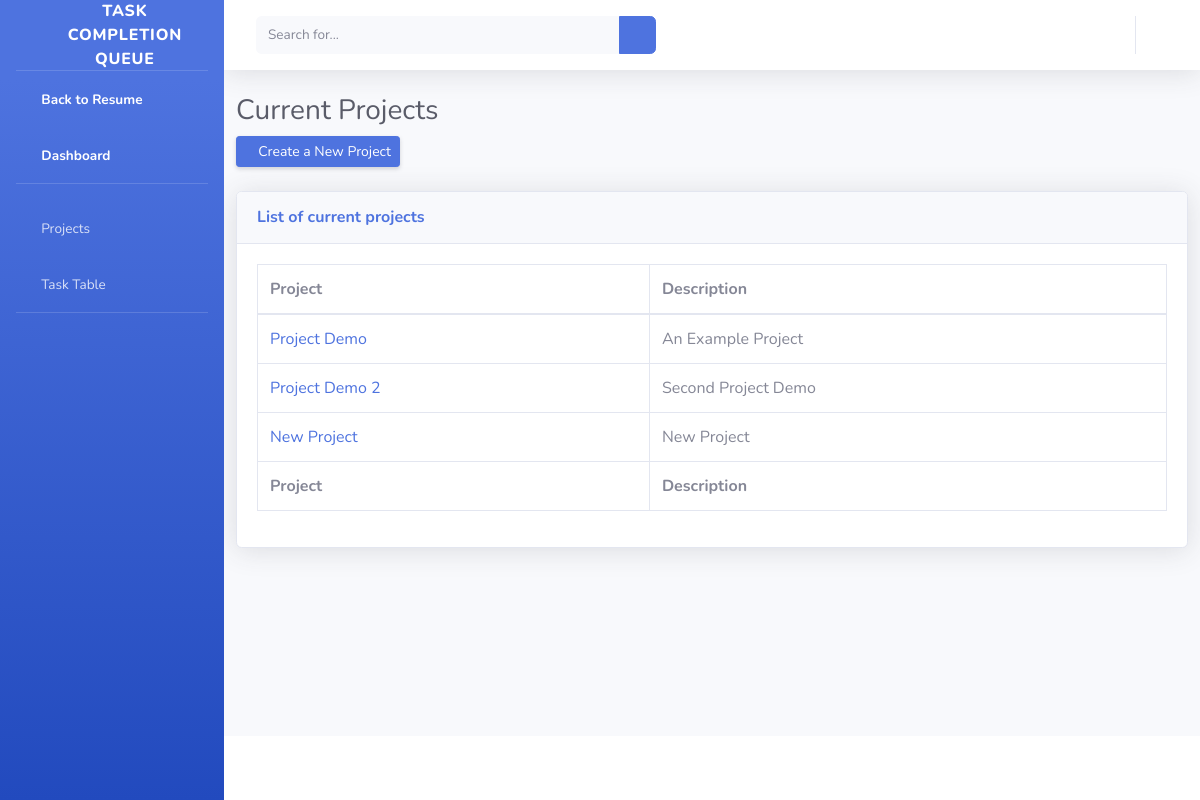
/tracker/projects/, run on the app's committed database.
### bugtracker/models.py (models this page shows, shortened)
class MyProjects(models.Model):
    title = models.CharField(max_length=30)
    description = models.CharField(max_length=140)

### bugtracker/views.py (the view)
# urls.py: path('projects/', ProjectListView.as_view(), name='projects'),
class ProjectListView(ListView):
    model = MyProjects
    template_name = 'bugtracker/projects.html'
    context_object_name = 'projects'

### bugtracker/templates/bugtracker/projects.html
{% extends "bugtracker/base.html" %}
{% load static %}
{% block content %}
<div class="container-fluid">
    <h1 class="h3 mb-2 text-gray-800">Current Projects</h1>
    <p class="mb-4"> <a href="{% url 'project-create' %}" class="d-none d-sm-inline-block btn btn-sm btn-primary shadow-sm"><i class="fas fa-download fa-sm text-white-50"></i> Create a New Project </a></p>
    <div class="card shadow mb-4">
      <div class="card-header py-3">
        <h6 class="m-0 font-weight-bold text-primary">List of current projects</h6>
      </div>
      <div class="card-body">
        <div class="table-responsive">
          <table class="table table-bordered" id="dataTable" width="100%" cellspacing="0">
            <thead>
              <tr>
                <th>Project</th>
                <th>Description</th>
              </tr>
            </thead>
            <tfoot>
              <tr>
                <th>Project</th>
                <th>Description</th>
              </tr>
            </tfoot>
            <tbody>
                {% for project in projects %}
                <tr>
                  <td> <a class="article-title" href="{% url 'project-detail' project.id %}">{{ project.title }}</a> </td>
                  <td> {{ project.description }} </td>
                </tr>
                {% endfor %}
            </tbody>
          </table>
        </div>
      </div>
    </div>
  </div>
{% endblock %}

### data on the page
MyProjects: title "Project Demo", description "An Example Project"
MyProjects: title "Project Demo 2", description "Second Project Demo"
MyProjects: title "New Project", description "New Project"
